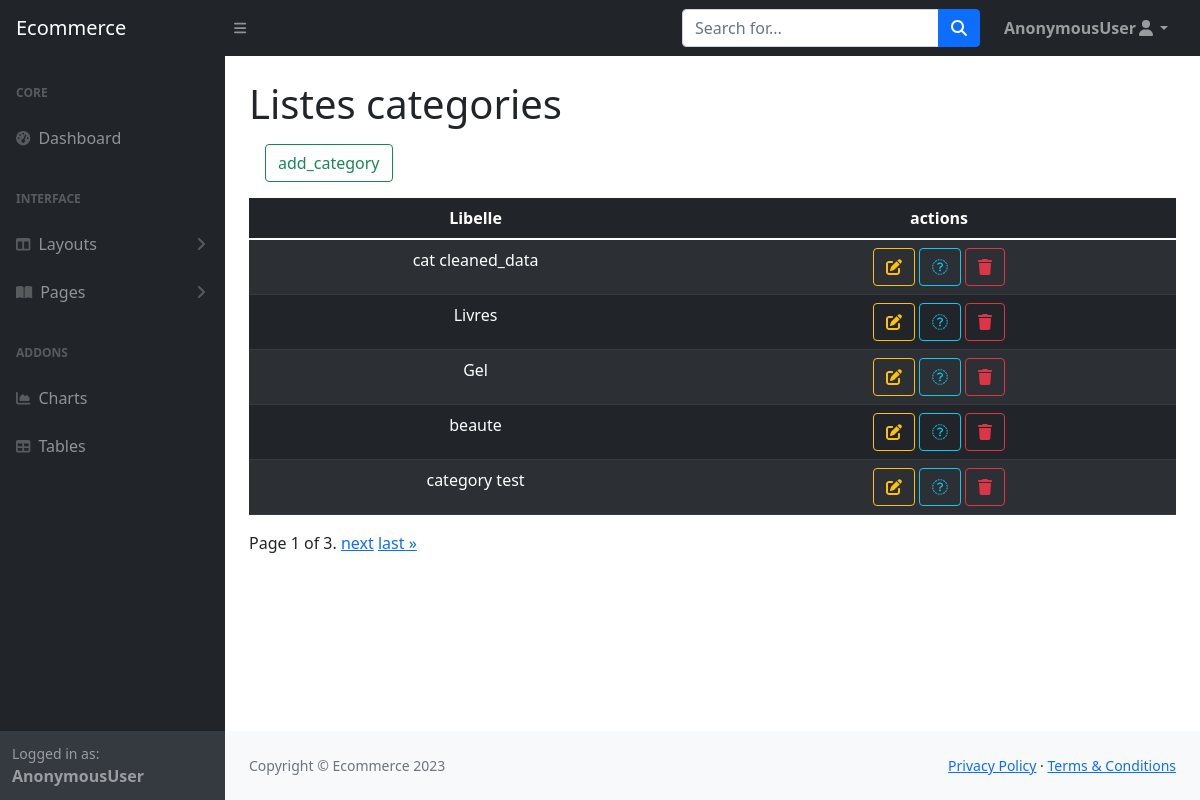
Page /category/liste on the committed database.
### ecommerce/models.py (models this page shows, shortened)
class Category(models.Model):
    libelle = models.CharField(max_length=50)
    class Meta:
        verbose_name = ('Category')
        verbose_name_plural = ('Categories')

### ecommerce/views.py (the view)
# urls.py: path('category/liste', liste_category, name='liste_category'),
def liste_category(request):
    categories = Category.objects.all().order_by('-id')
    paginator = Paginator(categories, 5)
    page_number = request.GET.get('page')
    page_categories = paginator.get_page(page_number)
    context = {'categories': page_categories}
    return render(request, 'category/liste.html', context)

### ecommerce/templates/category/liste.html (shortened to what this page needs)
{% extends 'layout/base.html' %}
{% block pageTitle %}
    Listes categories
{% endblock pageTitle %}
{% block body %}
<div class="m-3">
  <a href="{% url 'add_category' %}" class="btn btn-outline-success">add_category</a>
</div>
<table class="table table-dark table-striped table-hover text-center">
    <thead>
      <tr>
        <th scope="col">Libelle</th>
        <th scope="col">actions</th>
      </tr>
    </thead>
    <tbody>
        {% for cat in categories %}
        <tr>
            <td>{{cat.libelle}}</td>
            <td>
                <a href="{% url 'update_category' cat.id %}" class="btn btn-outline-warning"><i class="fas fa-edit"></i></a>
                <a href="{% url 'detail_category' cat.id %}" class="btn btn-outline-info"><i class="fas fa-detail"></i></a>
                <button type="button" class="btn btn-outline-danger" data-bs-toggle="modal" data-bs-target="#Modal-Delete-{{ cat.id }}"> <i class="fas fa-trash"></i></button>
            </td>
          </tr>
        {% endfor %}
    </tbody>
  </table>
  <div class="pagination">
    <span class="step-links">
        <span class="current">
            Page {{ categories.number }} of {{ categories.paginator.num_pages }}.
        </span>
        {% if categories.has_next %}
            <a href="?page={{ categories.next_page_number }}">next</a>
            <a href="?page={{ categories.paginator.num_pages }}">last &raquo;</a>
        {% endif %}
    </span>
  </div>
{% endblock body %}

### rows in the picture
Category: libelle "cat cleaned_data"
Category: libelle "Livres"
Category: libelle "Gel"
Category: libelle "beaute"
Category: libelle "category test"

### other values in the picture
{{ request.user }} "AnonymousUser"
{{ categories.number }} "1"
{{ categories.paginator.num_pages }} "3"
